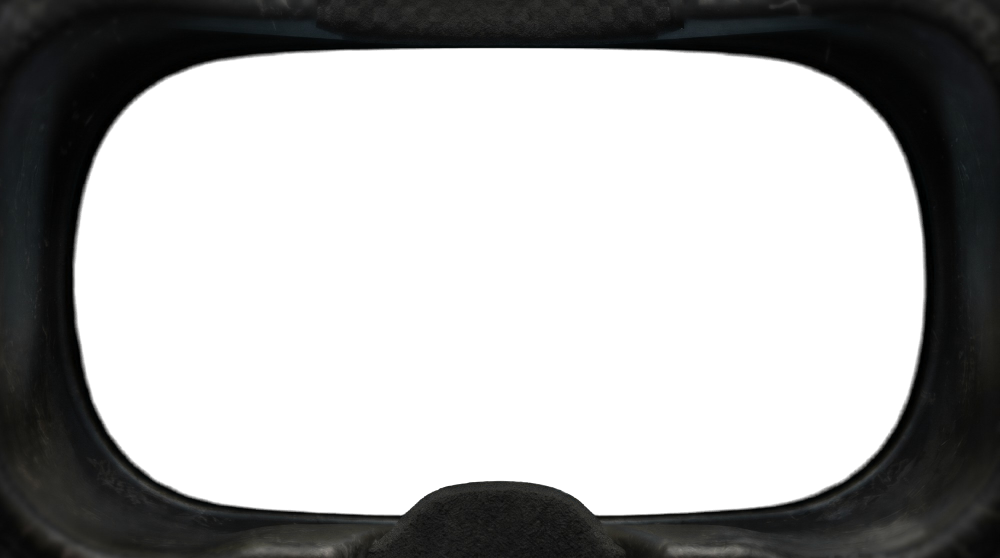
#> input picture shaders/GTAVE_FPV_Bezel.png, 2000 x 1116 px (shown at 1/2 size)
$ python make_logo.py ../shaders/GTAVE_FPV_Bezel.png ../shaders/GTAVE_FPV_Bezel.png
#> lines starting #> are read from the running program, lines starting #| are printed output that depends on the picture
"""Turn a black-on-white logo into an OSD boot logo: white art with a black
outline on a transparent background, the way OSD glyphs look.

    python tools/make_logo.py logo.jpg assets/GTAVE.FPV.logo.png
"""
import sys

import numpy as np
from PIL import Image, ImageFilter

WIDTH = 1000    # pixels; the logo is drawn about 0.4 of the screen height
OUTLINE = 3     # outline width in pixels at WIDTH

src, dst = sys.argv[1], sys.argv[2]
img = Image.open(src).convert("L")
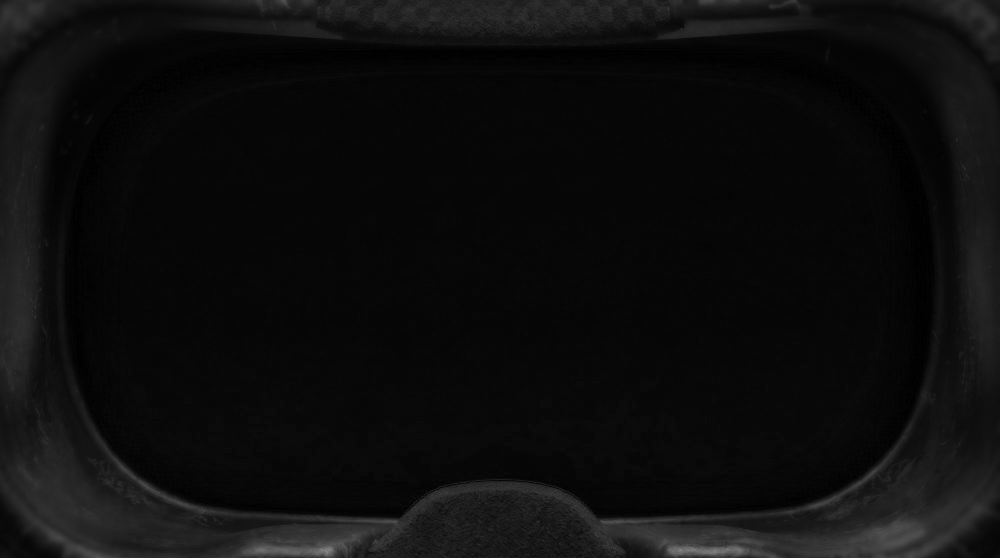
#> img: PIL image 2000x1116 L (shown at 1/2 size); min 0, max 144, mean 13.2
img = img.resize((WIDTH, round(img.height * WIDTH / img.width)), Image.LANCZOS)
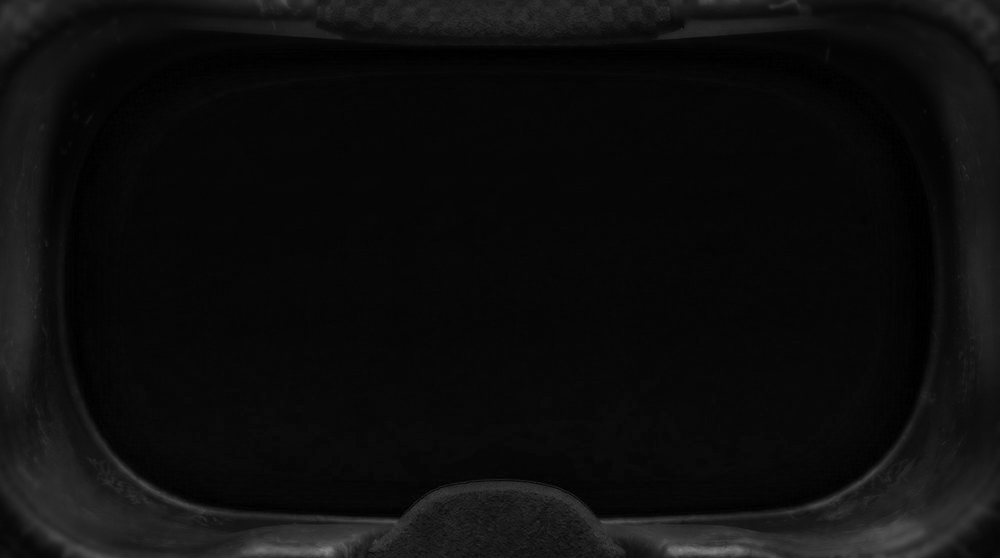
#> img: PIL image 1000x558 L; min 0, max 138, mean 13.2
ink = 255 - np.asarray(img, dtype=np.float32)              # dark lines become ink
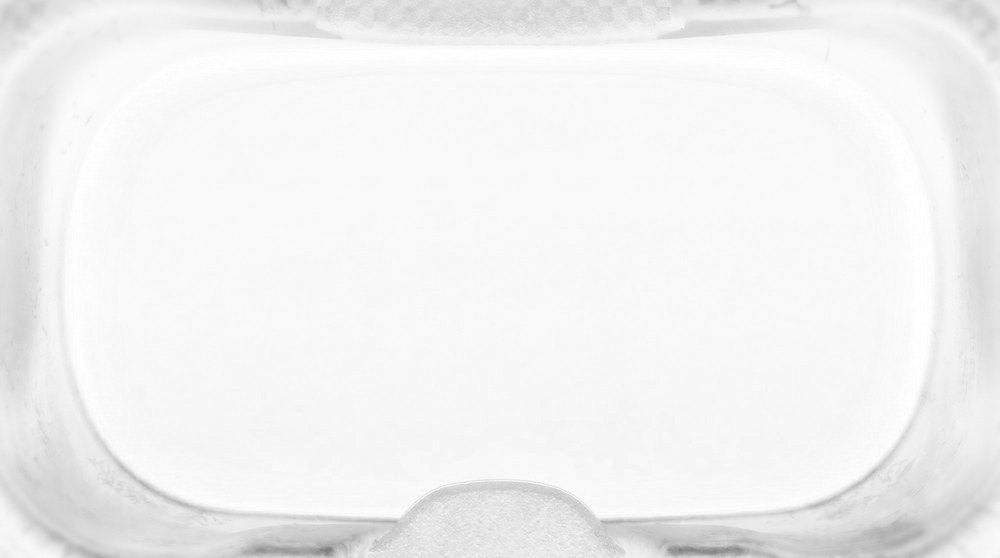
#> ink: shape (558, 1000) float32; min 117, max 255, mean 241.8
ink = np.clip((ink - 40) * 255 / 175, 0, 255)               # drop JPEG noise in the paper
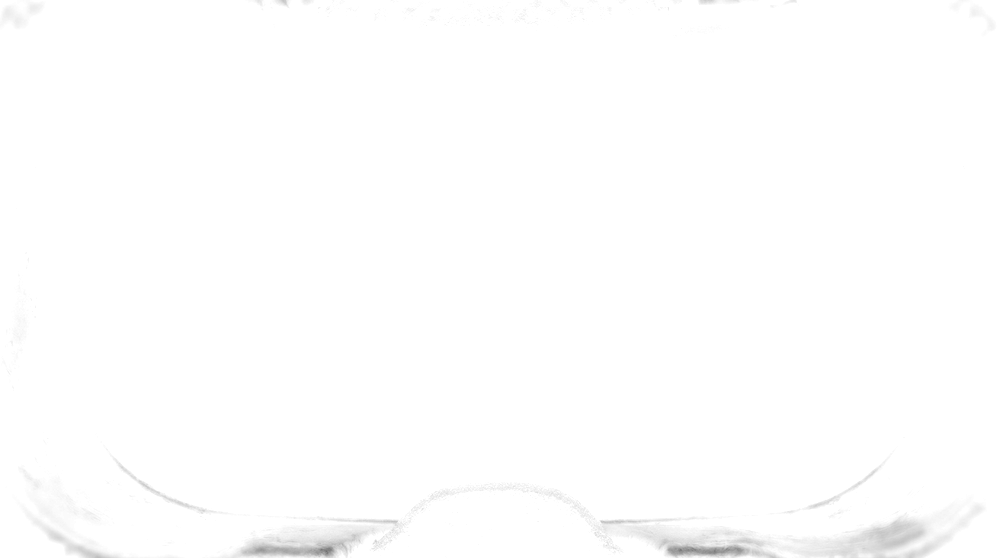
#> ink: shape (558, 1000) float32; min 112.2, max 255, mean 254
art = Image.fromarray(ink.astype(np.uint8))
outline = art.filter(ImageFilter.MaxFilter(OUTLINE * 2 + 1))
rgba = np.zeros((img.height, WIDTH, 4), np.uint8)
a_art = np.asarray(art, np.float32) / 255
rgba[..., :3] = (a_art * 255).astype(np.uint8)[..., None]   # white over black
rgba[..., 3] = np.asarray(outline)
Image.fromarray(rgba, "RGBA").save(dst, optimize=True)
print(f"{dst}: {WIDTH}x{img.height}")
#| ../shaders/GTAVE_FPV_Bezel.png: 1000x558
